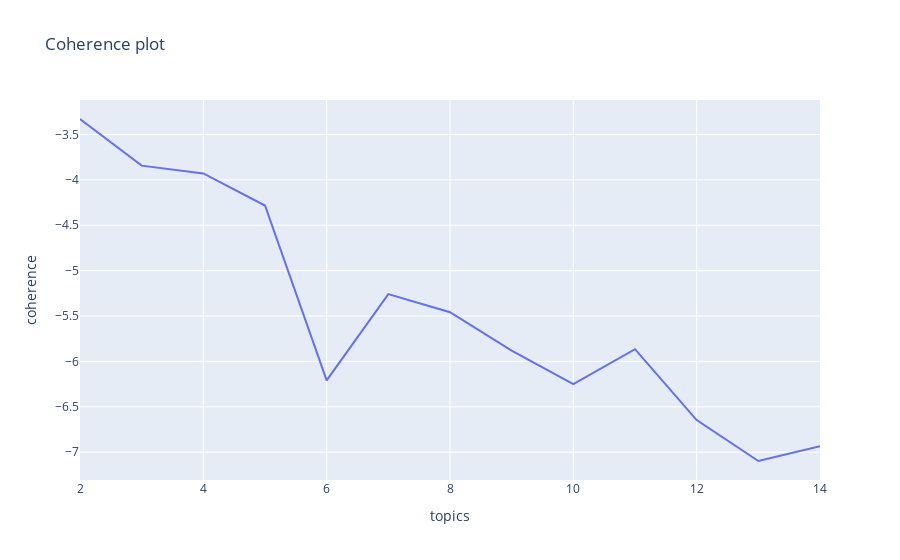

The notebook cell this image was saved under:
### Code cell
fig = px.line(pre_ts_df, x='topics', y='coherence', title='Coherence plot')
fig.show()

### Figure 1 — Plotly figure (JSON) as saved in the notebook; plotly's stock layout.template omitted (floating-point values rounded to 4 significant figures)
{"data": [{"hovertemplate": "topics=%{x}<br>coherence=%{y}<extra></extra>", "legendgroup": "", "line": {"color": "#636efa", "dash": "solid"}, "marker": {"symbol": "circle"}, "mode": "lines", "name": "", "orientation": "v", "showlegend": false, "type": "scatter", "x": [2, 3, 4, 5, 6, 7, 8, 9, 10, 11, 12, 13, 14], "xaxis": "x", "y": [-3.329, -3.843, -3.929, -4.283, -6.21, -5.259, -5.458, -5.882, -6.249, -5.866, -6.646, -7.097, -6.933], "yaxis": "y"}], "layout": {"legend": {"tracegroupgap": 0}, "title": {"text": "Coherence plot"}, "xaxis": {"anchor": "y", "domain": [0, 1], "title": {"text": "topics"}}, "yaxis": {"anchor": "x", "domain": [0, 1], "title": {"text": "coherence"}}}}
